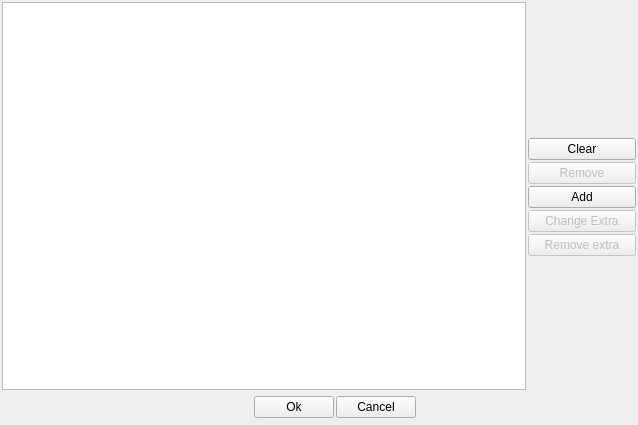
<?xml version="1.0" encoding="UTF-8"?>
<ui version="4.0">
 <class>AllTerrainTextures</class>
 <widget class="QDialog" name="AllTerrainTextures">
  <property name="geometry">
   <rect>
    <x>0</x>
    <y>0</y>
    <width>638</width>
    <height>425</height>
   </rect>
  </property>
  <property name="windowTitle">
   <string>Terrain textures</string>
  </property>
  <property name="windowIcon">
   <iconset resource="icons/resourcen.qrc">
    <normaloff>:/icons/terrain.png</normaloff>:/icons/terrain.png</iconset>
  </property>
  <layout class="QGridLayout" name="gridLayout">
   <property name="margin">
    <number>2</number>
   </property>
   <property name="spacing">
    <number>2</number>
   </property>
   <item row="4" column="4">
    <widget class="QPushButton" name="textures_change_extra">
     <property name="enabled">
      <bool>false</bool>
     </property>
     <property name="text">
      <string>Change Extra</string>
     </property>
     <property name="icon">
      <iconset resource="icons/resourcen.qrc">
       <normaloff>:/icons/application-x-desktop.png</normaloff>:/icons/application-x-desktop.png</iconset>
     </property>
    </widget>
   </item>
   <item row="0" column="4">
    <spacer name="verticalSpacer_2">
     <property name="orientation">
      <enum>Qt::Vertical</enum>
     </property>
     <property name="sizeHint" stdset="0">
      <size>
       <width>20</width>
       <height>40</height>
      </size>
     </property>
    </spacer>
   </item>
   <item row="7" column="3" colspan="2">
    <spacer name="horizontalSpacer_2">
     <property name="orientation">
      <enum>Qt::Horizontal</enum>
     </property>
     <property name="sizeHint" stdset="0">
      <size>
       <width>218</width>
       <height>31</height>
      </size>
     </property>
    </spacer>
   </item>
   <item row="1" column="4">
    <widget class="QPushButton" name="textures_clear">
     <property name="text">
      <string>Clear</string>
     </property>
     <property name="icon">
      <iconset resource="icons/resourcen.qrc">
       <normaloff>:/icons/dialog-error.png</normaloff>:/icons/dialog-error.png</iconset>
     </property>
    </widget>
   </item>
   <item row="7" column="1">
    <widget class="QPushButton" name="pushButton">
     <property name="text">
      <string>Ok</string>
     </property>
     <property name="icon">
      <iconset resource="icons/resourcen.qrc">
       <normaloff>:/icons/gtk-apply.png</normaloff>:/icons/gtk-apply.png</iconset>
     </property>
    </widget>
   </item>
   <item row="7" column="2">
    <widget class="QPushButton" name="pushButton_2">
     <property name="text">
      <string>Cancel</string>
     </property>
     <property name="icon">
      <iconset resource="icons/resourcen.qrc">
       <normaloff>:/icons/gtk-cancel.png</normaloff>:/icons/gtk-cancel.png</iconset>
     </property>
    </widget>
   </item>
   <item row="0" column="0" rowspan="7" colspan="4">
    <widget class="QListWidget" name="terrain_textures">
     <property name="isWrapping" stdset="0">
      <bool>true</bool>
     </property>
     <property name="resizeMode">
      <enum>QListView::Adjust</enum>
     </property>
     <property name="viewMode">
      <enum>QListView::IconMode</enum>
     </property>
    </widget>
   </item>
   <item row="6" column="4">
    <spacer name="verticalSpacer">
     <property name="orientation">
      <enum>Qt::Vertical</enum>
     </property>
     <property name="sizeHint" stdset="0">
      <size>
       <width>20</width>
       <height>98</height>
      </size>
     </property>
    </spacer>
   </item>
   <item row="3" column="4">
    <widget class="QPushButton" name="textures_add">
     <property name="text">
      <string>Add</string>
     </property>
     <property name="icon">
      <iconset resource="icons/resourcen.qrc">
       <normaloff>:/icons/gtk-add.png</normaloff>:/icons/gtk-add.png</iconset>
     </property>
    </widget>
   </item>
   <item row="7" column="0">
    <spacer name="horizontalSpacer">
     <property name="orientation">
      <enum>Qt::Horizontal</enum>
     </property>
     <property name="sizeHint" stdset="0">
      <size>
       <width>231</width>
       <height>20</height>
      </size>
     </property>
    </spacer>
   </item>
   <item row="5" column="4">
    <widget class="QPushButton" name="textures_remove_extra">
     <property name="enabled">
      <bool>false</bool>
     </property>
     <property name="text">
      <string>Remove extra</string>
     </property>
     <property name="icon">
      <iconset resource="icons/resourcen.qrc">
       <normaloff>:/icons/remove_object.png</normaloff>:/icons/remove_object.png</iconset>
     </property>
    </widget>
   </item>
   <item row="2" column="4">
    <widget class="QPushButton" name="textures_remove">
     <property name="enabled">
      <bool>false</bool>
     </property>
     <property name="text">
      <string>Remove</string>
     </property>
     <property name="icon">
      <iconset resource="icons/resourcen.qrc">
       <normaloff>:/icons/editclear.png</normaloff>:/icons/editclear.png</iconset>
     </property>
    </widget>
   </item>
  </layout>
 </widget>
 <resources>
  <include location="icons/resourcen.qrc"/>
 </resources>
 <connections>
  <connection>
   <sender>pushButton</sender>
   <signal>clicked()</signal>
   <receiver>AllTerrainTextures</receiver>
   <slot>accept()</slot>
   <hints>
    <hint type="sourcelabel">
     <x>253</x>
     <y>371</y>
    </hint>
    <hint type="destinationlabel">
     <x>275</x>
     <y>195</y>
    </hint>
   </hints>
  </connection>
  <connection>
   <sender>pushButton_2</sender>
   <signal>clicked()</signal>
   <receiver>AllTerrainTextures</receiver>
   <slot>reject()</slot>
   <hints>
    <hint type="sourcelabel">
     <x>341</x>
     <y>371</y>
    </hint>
    <hint type="destinationlabel">
     <x>275</x>
     <y>195</y>
    </hint>
   </hints>
  </connection>
 </connections>
</ui>
